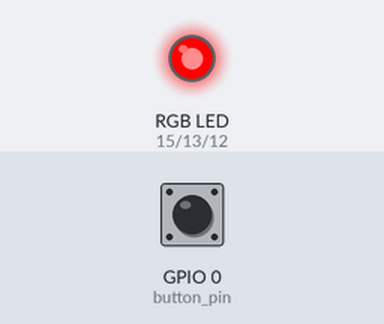
A program run on a simulated ESP32 board running MicroPython. Parts: an RGB LED mixed from three pins (HIGH = lit). Inputs (shaded band) come from the test bench; at power-on: GPIO 0 (button_pin) HIGH.

Above: at 1.2 s.
1.3 s: GPIO 0 (button_pin) pulled LOW for 0.15 s
At 2.5 s:
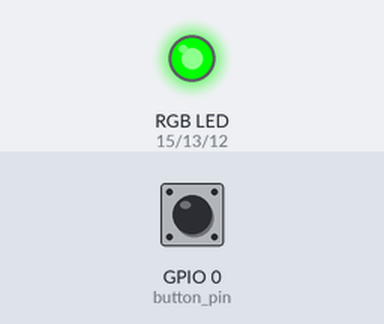
2.9 s: GPIO 0 (button_pin) pulled LOW for 1 s
At 3.7 s:
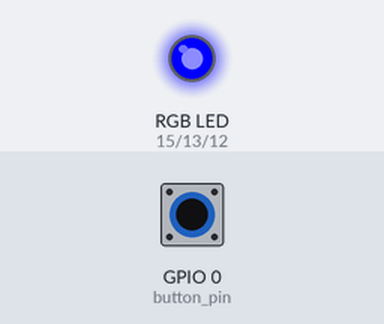
5.4 s: GPIO 0 (button_pin) pulled LOW for 3.2 s
At 6.8 s:
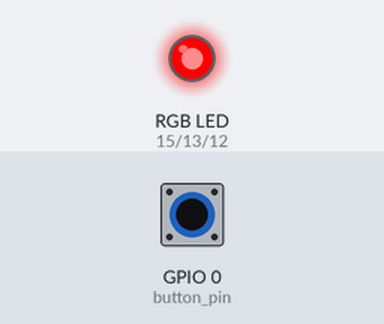
Timing chart, 0 to 8.4 s (numbered marks = the images above; inputs shaded):
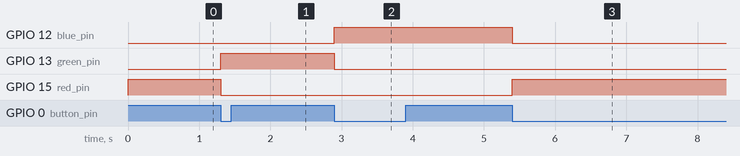

Measured:
- after the input at 1.3 s, GPIO 13 (green_pin): LOW → HIGH at once; GPIO 15 (red_pin): HIGH → LOW at once
- after the input at 2.9 s, GPIO 12 (blue_pin): LOW → HIGH at once; GPIO 13 (green_pin): HIGH → LOW at once
- after the input at 5.4 s, GPIO 12 (blue_pin): HIGH → LOW at once; GPIO 15 (red_pin): LOW → HIGH at once

The program:

board_led.py
```python
import machine
import time

# Define RGB LED pins
red_pin = machine.Pin(15, machine.Pin.OUT)
green_pin = machine.Pin(13, machine.Pin.OUT)
blue_pin = machine.Pin(12, machine.Pin.OUT)

# Define boot button pin and set it as an input with a pull-up resistor
button_pin = machine.Pin(0, machine.Pin.IN, machine.Pin.PULL_UP)

# Create PWM objects for each color
red_pwm = machine.PWM(red_pin, freq=500)
green_pwm = machine.PWM(green_pin, freq=500)
blue_pwm = machine.PWM(blue_pin, freq=500)

# Define color values
colors = [(1, 0, 0), (0, 1, 0), (0, 0, 1)]  # Red, Green, Blue

# Initialize color index
color_index = 0

# Function to set RGB color
def set_color(red, green, blue):
    red_pwm.duty(int(red * 1023))     # Scale 0-1 to 0-1023
    green_pwm.duty(int(green * 1023)) # Scale 0-1 to 0-1023
    blue_pwm.duty(int(blue * 1023))   # Scale 0-1 to 0-1023

# Function to change color when the button is pressed
def change_color(pin):
    global color_index
    color_index = (color_index + 1) % len(colors)
    set_color(*colors[color_index])

# Attach the button's interrupt handler
button_pin.irq(trigger=machine.Pin.IRQ_FALLING, handler=change_color)

# Initial color setting
set_color(*colors[color_index])

# Main loop
while True:
    # You can add other tasks or code here as needed
    time.sleep_ms(100)  # Small delay to avoid busy-waiting
```
